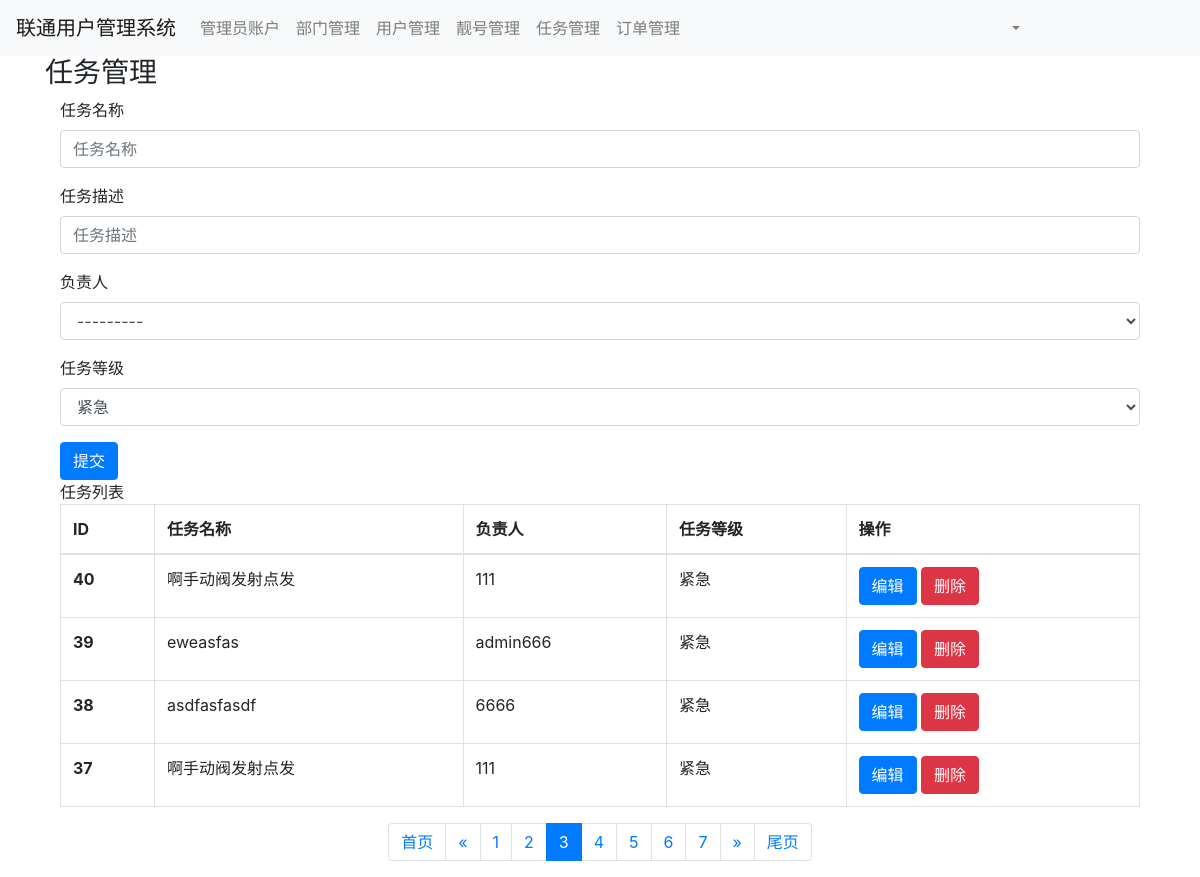
The app's page /task/list/?page=3 (signed in) with its own data.
### app01/models.py (models this page shows, shortened)
class Task(models.Model):
    level_choices = (
        (1, "紧急"),
        (2, "重要"),
        (3, "临时"),
    )
    title = models.CharField(verbose_name="任务名称", max_length=64)
    detail = models.TextField(verbose_name="任务描述")
    user = models.ForeignKey(verbose_name="负责人", to="Admin", to_field="id", on_delete=models.CASCADE)
    level = models.SmallIntegerField(verbose_name="任务等级", choices=level_choices, default=1)

class Admin(models.Model):
    username = models.CharField(verbose_name="用户名", max_length=32)
    password = models.CharField(
        verbose_name="密码",
        max_length=64,
    )
    def __str__(self):
        return self.username

### app01/views.py (the view)
# urls.py: path('task/list/', views.task_list),
def task_list(request):
    form = forms.TaskModelForm()
    query_set = models.Task.objects.all().order_by("-id")
    page_object = Pagination(request, queryset=query_set, page_size=4, plus=3)
    page_queryset = page_object.page_queryset
    page_string = page_object.gennerate_html()
    context = {
        "form": form,
        "task_list": page_queryset,
        "page_string": page_string,
    }
    return render(request, "task_list.html", context=context)

### app01/forms.py
class TaskModelForm(BaseModelForm):
    class Meta:
        model = models.Task
        fields = "__all__"
        widgets = {
            "detail": forms.TextInput
        }

### app01/templates/task_list.html (shortened to what this page needs)
{% extends "base.html" %}
{% block content %}
    <div class="container">
        <div class="panel panel-default">
            <div class="panel-heading">
                <h3 class="panel-title">任务管理</h3>
            </div>
            <div class="panel-body">
                <div class="container">
                    <form id="form_add" style="margin-bottom: 10px">
                        {% for field in form %}
                            <div class="form-group">
                                <label>{{ field.label }}</label>
                                {{ field }}
                            </div>
                        {% endfor %}
                    </form>
                    <div class="col-xs-12">
                        <button class="btn btn-primary" type="submit" id="btn_add">提交</button>
                    </div>
                </div>
                <div class="container">
                    <div class="panel panel-default">
                        <div class="panel-heading">
                            任务列表
                        </div>
                        <table class="table table-bordered">
                            <thead>
                            <tr>
                                <th>ID</th>
                                <th>任务名称</th>
                                <th>负责人</th>
                                <th>任务等级</th>
                                <th>操作</th>
                            </tr>
                            </thead>
                            <tbody>
                            {% for object in task_list %}
                                <tr>
                                    <th scope="row">{{ object.id }}</th>
                                    <td>{{ object.title }}</td>
                                    <td>{{ object.user.username }}</td>
                                    <td>{{ object.get_level_display }}</td>
                                    <td>
                                        <a class="btn btn-primary btn-xs"
                                           href="#">编辑</a>
                                        <a class=" btn btn-danger btn-xs"
                                           href="#">删除</a>
                                    </td>
                                </tr>
                            {% endfor %}
                            </tbody>
                        </table>
                    </div>
                    {{ page_string }}
                </div>
            </div>
        </div>
    </div>
{% endblock %}

### records on screen
Task: id "40", title "啊手动阀发射点发", user.username "111", level "紧急"
Task: id "39", title "eweasfas", user.username "admin666", level "紧急"
Task: id "38", title "asdfasfasdf", user.username "6666", level "紧急"
Task: id "37", title "啊手动阀发射点发", user.username "111", level "紧急"

### other values on screen
{{ field.label }} "任务名称" "任务描述" "负责人" "任务等级"
{{ page_string }} "首页 « 1 2 3 4 5 6 7 » 尾页"
